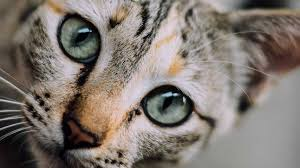
#> input picture 数值特征/datasets/cat.png, 300 x 168 px
$ jupyter execute '图像特征.ipynb'   (shell and % lines are left out)
#> lines starting #> are read from the running program, lines starting #| are printed output that depends on the picture
[cell 1]
import skimage
import numpy as np
import pandas as pd
import matplotlib.pyplot as plt
from skimage import io

### 图像shape

[cell 2]
cat = io.imread('./datasets/cat.png')
#> cat is the input picture: shape (168, 300, 3); mean R, G, B 127.5, 118.8, 111.9
dog = io.imread('./datasets/dog.png')
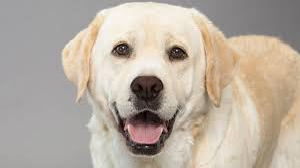
#> input picture 数值特征/datasets/dog.png, 300 x 168 px
#> dog is the input picture: shape (168, 300, 3); mean R, G, B 184.5, 173.5, 160.8
df = pd.DataFrame(['Cat', 'Dog'], columns=['Image'])

print(cat.shape, dog.shape)
#| (168, 300, 3) (168, 300, 3)

[cell 3]
cat #0-255,越小的值代表越暗，越大的值越亮

[cell 4]
#coffee = skimage.transform.resize(coffee, (300, 451), mode='reflect')
fig = plt.figure(figsize = (8,4))
ax1 = fig.add_subplot(1,2, 1)
ax1.imshow(cat)

ax2 = fig.add_subplot(1,2, 2)
ax2.imshow(dog)
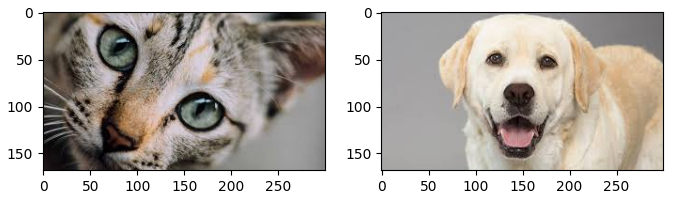
#> figure drawn by matplotlib, 2 panels

[cell 5]
dog_r = dog.copy() # Red Channel
dog_r[:,:,1] = dog_r[:,:,2] = 0 # set G,B pixels = 0
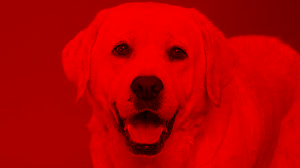
#> dog_r: shape (168, 300, 3); mean R, G, B 184.5, 0, 0
dog_g = dog.copy() # Green Channel
dog_g[:,:,0] = dog_r[:,:,2] = 0 # set R,B pixels = 0
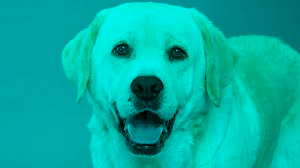
#> dog_g: shape (168, 300, 3); mean R, G, B 0, 173.5, 160.8
dog_b = dog.copy() # Blue Channel
dog_b[:,:,0] = dog_b[:,:,1] = 0 # set R,G pixels = 0
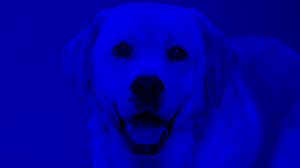
#> dog_b: shape (168, 300, 3); mean R, G, B 0, 0, 160.8

plot_image = np.concatenate((dog_r, dog_g, dog_b), axis=1)
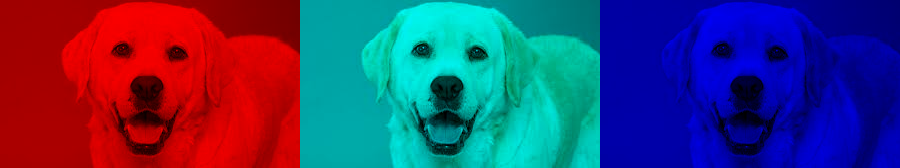
#> plot_image: shape (168, 900, 3); mean R, G, B 61.5, 57.8, 107.2
plt.figure(figsize = (10,4))
plt.imshow(plot_image)

[cell 6]
dog_r[:3]

### 灰度图

[cell 7]
from PIL import Image
import numpy as np
import matplotlib.pyplot as plt

dog_ = Image.open('./datasets/dog.png')
cat_ = Image.open('./datasets/cat.png')
dog_ = np.array(dog_)
cat_ = np.array(cat_)
if cat_.ndim == 3:
    cat_ = cat_[:,:,0]
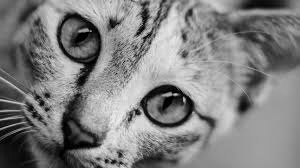
#> cat_: shape (168, 300); min 0, max 240, mean 127.5

if dog_.ndim == 3:
    dog_ = dog_[:,:,0]
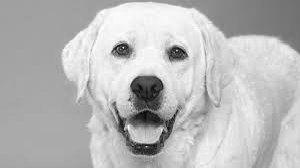
#> dog_: shape (168, 300); min 9, max 255, mean 184.5
plt.subplot(221); plt.imshow(cat_, cmap ='gray')
plt.subplot(222); plt.imshow(dog_, cmap = plt.cm.gray)
plt.show()

[cell 8]
d = np.array(Image.open('./datasets/dog.png'))
plt.imshow(d.mean(axis = 2), cmap ='gray')
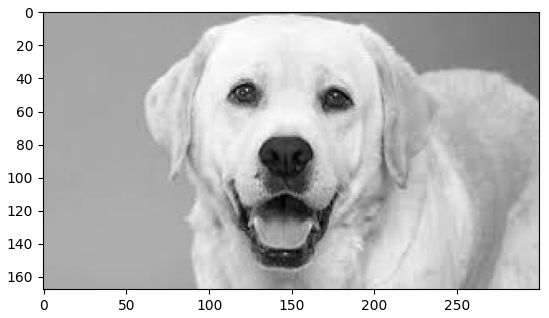
#> figure drawn by matplotlib, 1 panel
